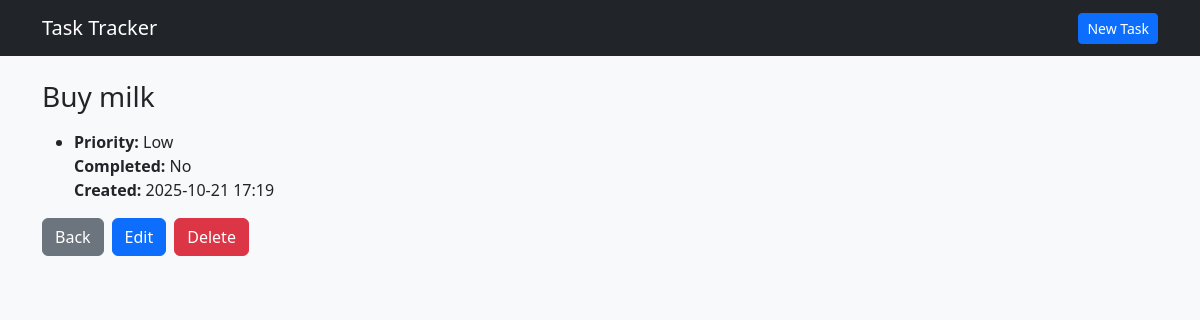
The app's page /tasks/2/ with its own data.
### tasks/models.py (models this page shows, shortened)
class Task(models.Model):
    PRIORITY_LOW = 'low'
    PRIORITY_MEDIUM ='medium'
    PRIORITY_HIGH = 'high'
    PRIORITY_CHOICES = [
        (PRIORITY_LOW, 'Low'),
        (PRIORITY_MEDIUM, 'Medium'),
        (PRIORITY_HIGH, 'High'),
    ]
    title = models.CharField(max_length=100)
    description = models.TextField(blank=True)
    priority = models.CharField(max_length=10, choices=PRIORITY_CHOICES, default=PRIORITY_MEDIUM)
    is_completed = models.BooleanField(default=False)
    created_at = models.DateTimeField(auto_now_add=True)

### tasks/views.py (the view)
# urls.py: path("tasks/<int:pk>/",views.task_detail, name = "task_detail"),
def task_detail(request, pk):
    task = get_object_or_404(Task,pk=pk)
    return render(request, "task_detail.html", {"task":task})

### tasks/templates/task_detail.html (shortened to what this page needs)
{% extends "base.html" %}
{% block content %}
<h1 class="h3 mb-3">{{ task.title }}</h1>
<ul class="list-goup mb-3">
    <li class="list-goup-item"><strong>Priority:</strong> {{ task.get_priority_display}} </li>
    <li class="list-group-item"><strong>Completed:</strong> {{ task.is_completed|yesno:"Yes,No" }}</li>
    <li class="list-group-item"><strong>Created:</strong> {{ task.created_at|date:"Y-m-d H:i" }}</li>
</ul>
<div class="d-flex gap-2">
    <a class="btn btn-secondary" href="{% url 'task_list' %}">Back</a>
    <a class="btn btn-primary" href="{% url 'task_update' task.pk %}">Edit</a>
    <a class="btn btn-danger" href="{% url 'task_delete' task.pk %}">Delete</a>
</div>
{% endblock %}

### records on screen
Task: title "Buy milk", priority "Low", is_completed "No", created_at "2025-10-21 17:19"
